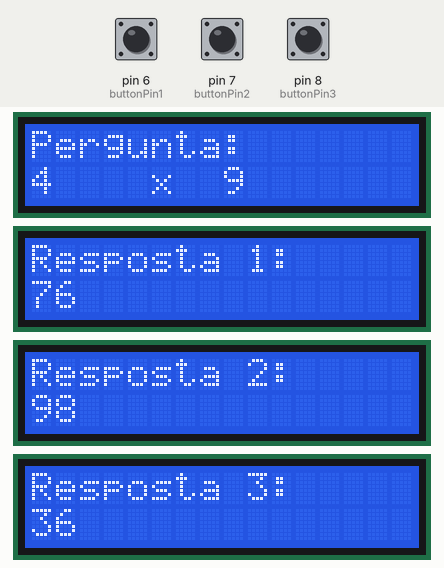
The sketch below on a simulated Arduino Uno, built with avr-gcc and run on an emulated ATmega328P. Parts: 4 × 16×2 character LCD. The test bench sets the inputs (shaded band); at power-on: pin 6 (buttonPin1) HIGH, pin 7 (buttonPin2) HIGH, pin 8 (buttonPin3) HIGH. Random numbers use the default seed unless the sketch sets one.

Above: at 5.0 s.
5.1 s: pin 6 (buttonPin1) pulled LOW for 3.2 s
At 6.4 s:
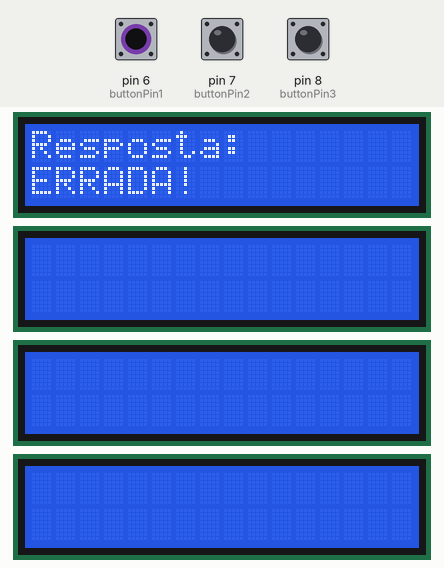
10.7 s: pin 7 (buttonPin2) pulled LOW for 0.15 s
At 11.9 s:
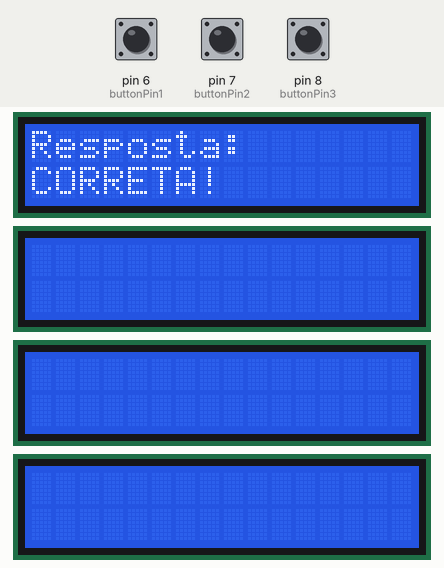
13.8 s: pin 8 (buttonPin3) pulled LOW for 0.15 s
At 16.6 s:
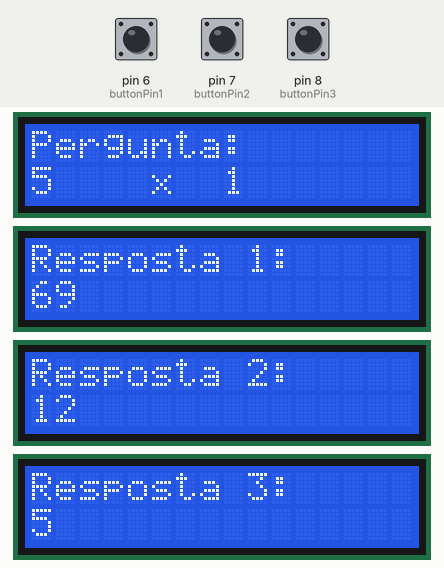
16.9 s: pin 6 (buttonPin1) pulled LOW for 0.15 s
At 19.4 s:
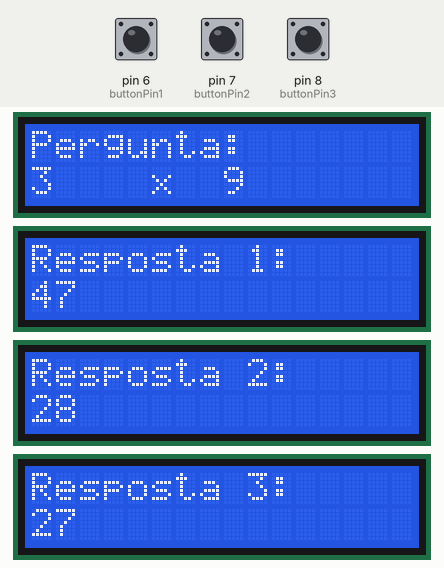
20.0 s: pin 7 (buttonPin2) pulled LOW for 1 s
At 22.9 s:
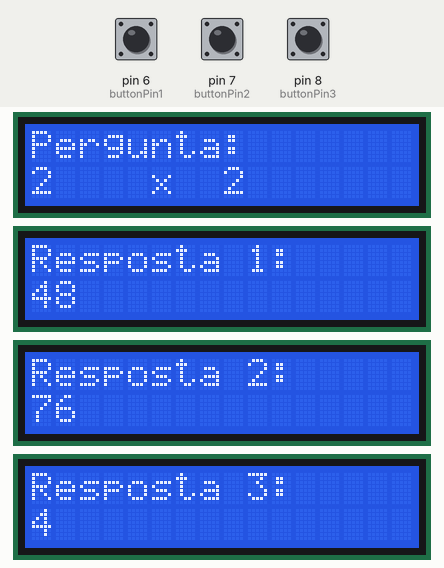
23.5 s: pin 8 (buttonPin3) pulled LOW for 1 s
At 26.8 s:
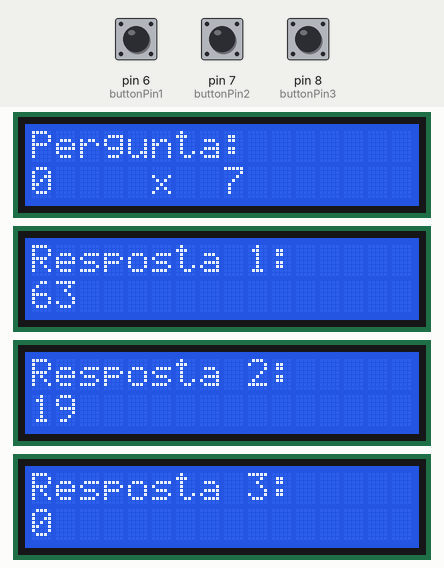
Timing chart, 0 to 28.0 s (numbered marks = the images above; inputs shaded):
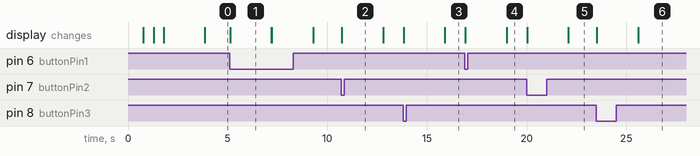

The sketch:

tabuada_digital.ino
```cpp
#include <Wire.h>
#include <LiquidCrystal_I2C.h>

LiquidCrystal_I2C lcd1(0x3f, 16, 2);  // Endereço 0x3F, 16 colunas, 2 linhas (Limpo) (Pergunta)
LiquidCrystal_I2C lcd2(0x22, 16, 2);  // Endereço 0x22, 16 colunas, 2 linhas (A0 e A2) (Resposta 1 | botao 6)
LiquidCrystal_I2C lcd3(0x26, 16, 2);  // Endereço 0x26, 16 colunas, 2 linhas (A0) (Respota 2 | botao 7)
LiquidCrystal_I2C lcd4(0x27, 16, 2);  // Endereço 0x27, 16 colunas, 2 linhas (lcd amarelo) (Resposta 3 | botao 8)

const int buttonPin1 = 6;  // Botão 1
const int buttonPin2 = 7;  // Botão 2
const int buttonPin3 = 8;  // Botão 3

int rCorreta;  // Armazena a resposta correta

void setup() {
  lcd1.init();  // Inicialize o Display 1
  lcd2.init();  // Inicialize o Display 2
  lcd3.init();  // Inicialize o Display 3
  lcd4.init();  // Inicialize o Display 4

  lcd1.backlight();
  lcd2.backlight();
  lcd3.backlight();
  lcd4.backlight();

  lcd1.setCursor(0, 0);
  lcd2.setCursor(0, 0);
  lcd3.setCursor(0, 0);
  lcd4.setCursor(0, 0);

  lcd1.print("LCD 1 OK");
  delay (500);
  lcd2.print("LCD 2 OK");
  delay (500);
  lcd3.print("LCD 3 OK");
  delay (500);
  lcd4.print("LCD 4 OK");
  delay (2000);

  pinMode(buttonPin1, INPUT_PULLUP);  // Configura o Botão 1
  pinMode(buttonPin2, INPUT_PULLUP);  // Configura o Botão 2
  pinMode(buttonPin3, INPUT_PULLUP);  // Configura o Botão 3

  randomSeed(analogRead(0));  // Inicializa o gerador de números aleatórios

  geraQuestao();  // Gera a primeira pergunta
}

void loop() {
  int b1Stado = digitalRead(buttonPin1);
  int b2Stado = digitalRead(buttonPin2);
  int b3Stado = digitalRead(buttonPin3);

  if (b1Stado == LOW || b2Stado == LOW || b3Stado == LOW) {
    if (b1Stado == LOW && rCorreta == 1) {
      displayResult(true);
    } else if (b2Stado == LOW && rCorreta == 2) {
      displayResult(true);
    } else if (b3Stado == LOW && rCorreta == 3) {
      displayResult(true);
    } else {
      displayResult(false);
    }
    delay(2000);  // Aguarda 2 segundos antes de gerar a próxima pergunta
    geraQuestao();
  }
}

// Gera a pergunta e as respostas
void geraQuestao() {
  int num1 = random(10);
  int num2 = random(10);
  rCorreta = random(1, 4);

  lcd1.clear();
  lcd1.setCursor(0, 0);
  lcd1.print("Pergunta:");
  lcd1.setCursor(0, 1);
  lcd1.print(num1);
  lcd1.setCursor(5, 1);
  lcd1.print("x");
  lcd1.setCursor(8, 1);
  lcd1.print(num2);

  int result = num1 * num2;
  int rErrado1, rErrado2;

  // Gera valores aleatórios para as respostas erradas
  do {
    rErrado1 = random(0, 100);
  } while (rErrado1 == result);

  do {
    rErrado2 = random(0, 100);
  } while (rErrado2 == result || rErrado2 == rErrado1);

  // Exibe as respostas
  switch (rCorreta) {
    case 1:
      lcd2.clear();
      lcd2.setCursor(0, 0);
      lcd2.print("Resposta 1:");
      lcd2.setCursor(0, 1);
      lcd2.print(result);

      lcd3.clear();
      lcd3.setCursor(0, 0);
      lcd3.print("Resposta 2:");
      lcd3.setCursor(0, 1);
      lcd3.print(rErrado1);

      lcd4.clear();
      lcd4.setCursor(0, 0);
      lcd4.print("Resposta 3:");
      lcd4.setCursor(0, 1);
      lcd4.print(rErrado2);
      break;

    case 2:
      lcd2.clear();
      lcd2.setCursor(0, 0);
      lcd2.print("Resposta 1:");
      lcd2.setCursor(0, 1);
      lcd2.print(rErrado1);

      lcd3.clear();
      lcd3.setCursor(0, 0);
      lcd3.print("Resposta 2:");
      lcd3.setCursor(0, 1);
      lcd3.print(result);

      lcd4.clear();
      lcd4.setCursor(0, 0);
      lcd4.print("Resposta 3:");
      lcd4.setCursor(0, 1);
      lcd4.print(rErrado2);
      break;

    case 3:
      lcd2.clear();
      lcd2.setCursor(0, 0);
      lcd2.print("Resposta 1:");
      lcd2.setCursor(0, 1);
      lcd2.print(rErrado2);

      lcd3.clear();
      lcd3.setCursor(0, 0);
      lcd3.print("Resposta 2:");
      lcd3.setCursor(0, 1);
      lcd3.print(rErrado1);

      lcd4.clear();
      lcd4.setCursor(0, 0);
      lcd4.print("Resposta 3:");
      lcd4.setCursor(0, 1);
      lcd4.print(result);
      break;
  }
}

// Exibe o resultado da pergunta
void displayResult(bool isCorrect) {
  lcd1.clear();
  lcd1.setCursor(0, 0);
  lcd1.print("Resposta:");

  if (isCorrect) {
    lcd1.setCursor(0, 1);
    lcd1.print("CORRETA!");
  } else {
    lcd1.setCursor(0, 1);
    lcd1.print("ERRADA!");
  }

  lcd2.clear();
  lcd3.clear();
  lcd4.clear();
}
```

Measured:
- after the input at 5.1 s, the display: changes at once (image 1)
- after the input at 10.7 s, the display: changes at once (image 2)
- after the input at 13.8 s, the display: first changes at once (image 3 shows a later state)
- after the input at 16.9 s, the display: first changes at once (image 4 shows a later state)
- after the input at 20.0 s, the display: first changes at once (image 5 shows a later state)
- after the input at 23.5 s, the display: first changes at once (image 6 shows a later state)
- what the display in image 1 shows lasts 2.1 s, from 5.1 s to 7.2 s
